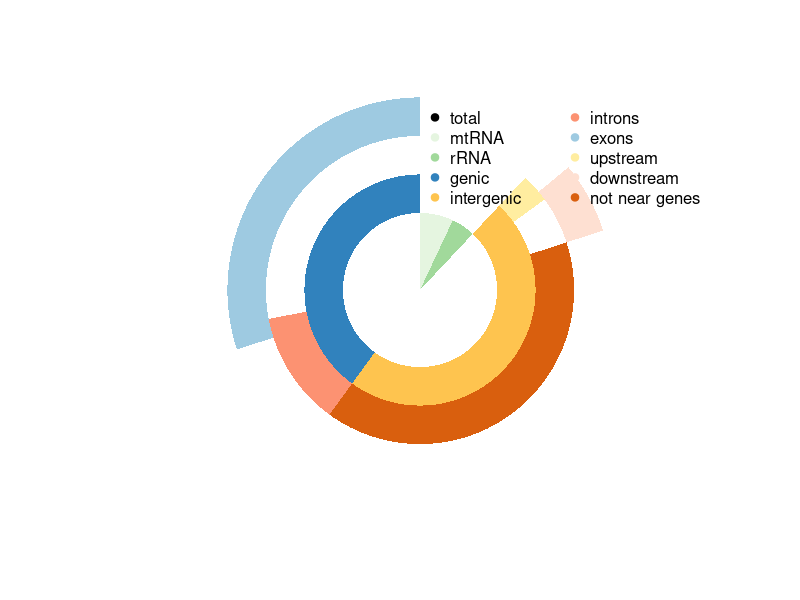

This figure's R source:
## data input (number of reads mapped to each category)
total=100
rRNA=5 # mapped to nuclear rRNA regions
mtRNA=7  # mapped to mitochondria genome
# for the rest of above, then we divide into different category, like http://www.biomedcentral.com/1741-7007/8/149 did.
intergenic=48 
introns=12
exons=30
upstream=3
downstream=6
not_near_genes=40

rest=total-rRNA-mtRNA
genic=rest-intergenic
introns_and_exons=introns+exons-genic

# parameter for pie chart
iniR=0.2 # initial radius
colors=list(NO='white',total='black',mtRNA='#e5f5e0',rRNA='#a1d99b',genic='#3182bd',intergenic='#fec44f',introns='#fc9272',exons='#9ecae1',upstream='#ffeda0',downstream='#fee0d2',not_near_genes='#d95f0e')

library('plotrix')

# from outer circle to inner circle
#0 circle: blank
pie(1, radius=iniR, init.angle=90, col=c('white'), border = NA, labels='')

#4 circle: show genic:exons and intergenic:downstream
floating.pie(0,0,c(exons, genic-exons+not_near_genes, downstream, mtRNA+rRNA+intergenic-not_near_genes-downstream),radius=5*iniR, startpos=pi/2, col=as.character(colors[c('exons','NO','downstream','NO')]),border=NA)

#3 circle: show genic:introns and intergenic:not_near_genes | upstream
floating.pie(0,0,c(genic-introns, introns, not_near_genes, intergenic-upstream-not_near_genes, upstream, mtRNA+rRNA),radius=4*iniR, startpos=pi/2, col=as.character(colors[c('NO','introns','not_near_genes','NO','upstream','NO')]),border=NA)

#2 circle: divide the rest into genic and intergenic
floating.pie(0,0,c(genic, intergenic, mtRNA+rRNA),radius=3*iniR, startpos=pi/2, col=as.character(colors[c('genic','intergenic','NO')]),border=NA)

#1 circle: for rRNA+mtRNA+rest
floating.pie(0,0, c(rest, rRNA,mtRNA), radius=2*iniR, startpos=pi/2, col=as.character(colors[c('NO','rRNA','mtRNA')]), border = NA)

legend(0, 5*iniR, gsub("_"," ",names(colors)[-1]), col=as.character(colors[-1]), pch=19,bty='n', ncol=2)

## or, in one column with reads count and %
#names=gsub("_"," ",names(colors)[-1])
#values = sapply(names(colors)[-1], get)
#percent=format(100*values/total, digits=2, trim=T)
#values = format(values, big.mark=",", scientific=FALSE, trim=T)
#cl=as.character(colors[-1])
#pchs=rep(19, length(cl)); pchs[1]=1;
#legend(0, 5*iniR, paste(names," (",values,", ", percent,"%)", sep=""), col=cl, pch=pchs,bty='n', ncol=1, cex=0.6)
